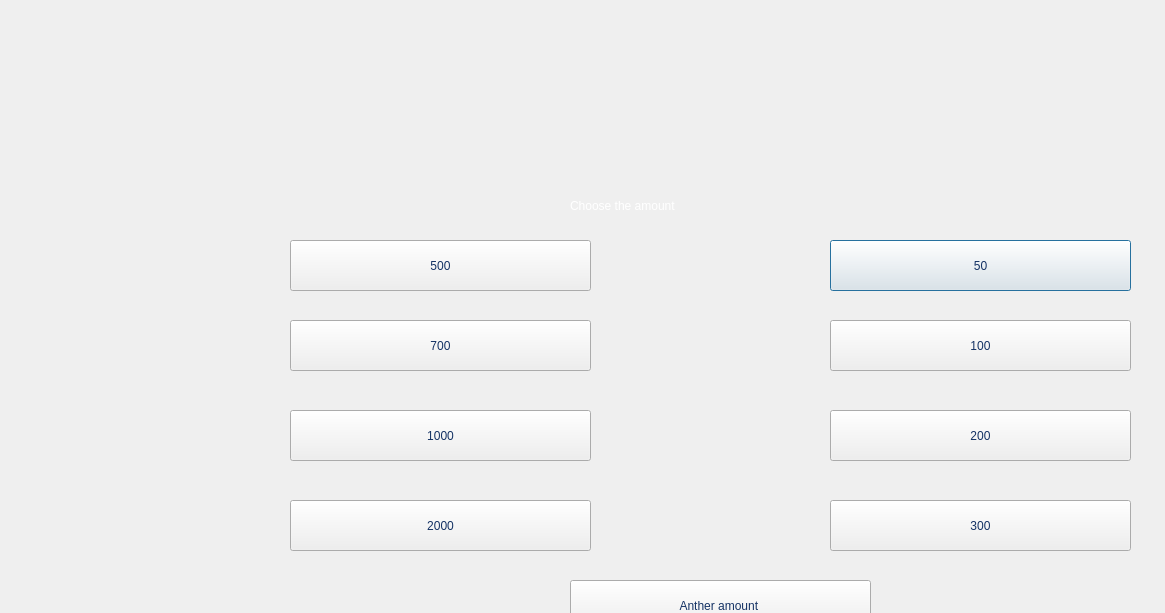
<?xml version="1.0" encoding="UTF-8"?>
<ui version="4.0">
 <class>withdraw</class>
 <widget class="QDialog" name="withdraw">
  <property name="geometry">
   <rect>
    <x>0</x>
    <y>0</y>
    <width>1165</width>
    <height>613</height>
   </rect>
  </property>
  <property name="windowTitle">
   <string>Dialog</string>
  </property>
  <property name="styleSheet">
   <string notr="true">border-image: url(:/new/prefix1/ATM/New folder/New folder/istockphoto-463322437-612x612.jpg);</string>
  </property>
  <widget class="QPushButton" name="_50_">
   <property name="geometry">
    <rect>
     <x>830</x>
     <y>240</y>
     <width>301</width>
     <height>51</height>
    </rect>
   </property>
   <property name="styleSheet">
    <string notr="true">border-image: url(:/1/ATM/ATM_data.xlsx);
font: 700 24pt &quot;Segoe UI&quot;;
color: rgb(20, 50, 100);</string>
   </property>
   <property name="text">
    <string>50</string>
   </property>
  </widget>
  <widget class="QPushButton" name="_100_">
   <property name="geometry">
    <rect>
     <x>830</x>
     <y>320</y>
     <width>301</width>
     <height>51</height>
    </rect>
   </property>
   <property name="styleSheet">
    <string notr="true">border-image: url(:/1/ATM/ATM_data.xlsx);
font: 700 24pt &quot;Segoe UI&quot;;
color: rgb(20, 50, 100);</string>
   </property>
   <property name="text">
    <string>100</string>
   </property>
  </widget>
  <widget class="QPushButton" name="_200_">
   <property name="geometry">
    <rect>
     <x>830</x>
     <y>410</y>
     <width>301</width>
     <height>51</height>
    </rect>
   </property>
   <property name="styleSheet">
    <string notr="true">border-image: url(:/1/ATM/ATM_data.xlsx);
font: 700 24pt &quot;Segoe UI&quot;;
color: rgb(20, 50, 100);</string>
   </property>
   <property name="text">
    <string>200</string>
   </property>
  </widget>
  <widget class="QPushButton" name="Anther">
   <property name="geometry">
    <rect>
     <x>570</x>
     <y>580</y>
     <width>301</width>
     <height>51</height>
    </rect>
   </property>
   <property name="styleSheet">
    <string notr="true">border-image: url(:/1/ATM/ATM_data.xlsx);
font: 700 24pt &quot;Segoe UI&quot;;
color: rgb(20, 50, 100);</string>
   </property>
   <property name="text">
    <string>Anther amount </string>
   </property>
  </widget>
  <widget class="QPushButton" name="_300_">
   <property name="geometry">
    <rect>
     <x>830</x>
     <y>500</y>
     <width>301</width>
     <height>51</height>
    </rect>
   </property>
   <property name="styleSheet">
    <string notr="true">border-image: url(:/1/ATM/ATM_data.xlsx);
font: 700 24pt &quot;Segoe UI&quot;;
color: rgb(20, 50, 100);</string>
   </property>
   <property name="text">
    <string>300</string>
   </property>
  </widget>
  <widget class="QPushButton" name="_1000_">
   <property name="geometry">
    <rect>
     <x>290</x>
     <y>410</y>
     <width>301</width>
     <height>51</height>
    </rect>
   </property>
   <property name="styleSheet">
    <string notr="true">border-image: url(:/1/ATM/ATM_data.xlsx);
font: 700 24pt &quot;Segoe UI&quot;;
color: rgb(20, 50, 100);</string>
   </property>
   <property name="text">
    <string>1000</string>
   </property>
  </widget>
  <widget class="QPushButton" name="_2000_">
   <property name="geometry">
    <rect>
     <x>290</x>
     <y>500</y>
     <width>301</width>
     <height>51</height>
    </rect>
   </property>
   <property name="styleSheet">
    <string notr="true">border-image: url(:/1/ATM/ATM_data.xlsx);
font: 700 24pt &quot;Segoe UI&quot;;
color: rgb(20, 50, 100);</string>
   </property>
   <property name="text">
    <string>2000</string>
   </property>
  </widget>
  <widget class="QPushButton" name="_700_">
   <property name="geometry">
    <rect>
     <x>290</x>
     <y>320</y>
     <width>301</width>
     <height>51</height>
    </rect>
   </property>
   <property name="styleSheet">
    <string notr="true">border-image: url(:/1/ATM/ATM_data.xlsx);
font: 700 24pt &quot;Segoe UI&quot;;
color: rgb(20, 50, 100);</string>
   </property>
   <property name="text">
    <string>700</string>
   </property>
  </widget>
  <widget class="QPushButton" name="_500_">
   <property name="geometry">
    <rect>
     <x>290</x>
     <y>240</y>
     <width>301</width>
     <height>51</height>
    </rect>
   </property>
   <property name="styleSheet">
    <string notr="true">border-image: url(:/1/ATM/ATM_data.xlsx);
font: 700 24pt &quot;Segoe UI&quot;;
color: rgb(20, 50, 100);</string>
   </property>
   <property name="text">
    <string>500</string>
   </property>
  </widget>
  <widget class="QLabel" name="label">
   <property name="geometry">
    <rect>
     <x>570</x>
     <y>180</y>
     <width>291</width>
     <height>51</height>
    </rect>
   </property>
   <property name="styleSheet">
    <string notr="true">border-image: url(:/1/ATM/ATM_data.xlsx);
font: 700 24pt &quot;Segoe UI&quot;;
color: rgb(255, 255, 255);</string>
   </property>
   <property name="text">
    <string>Choose the amount </string>
   </property>
  </widget>
 </widget>
 <resources/>
 <connections/>
</ui>
